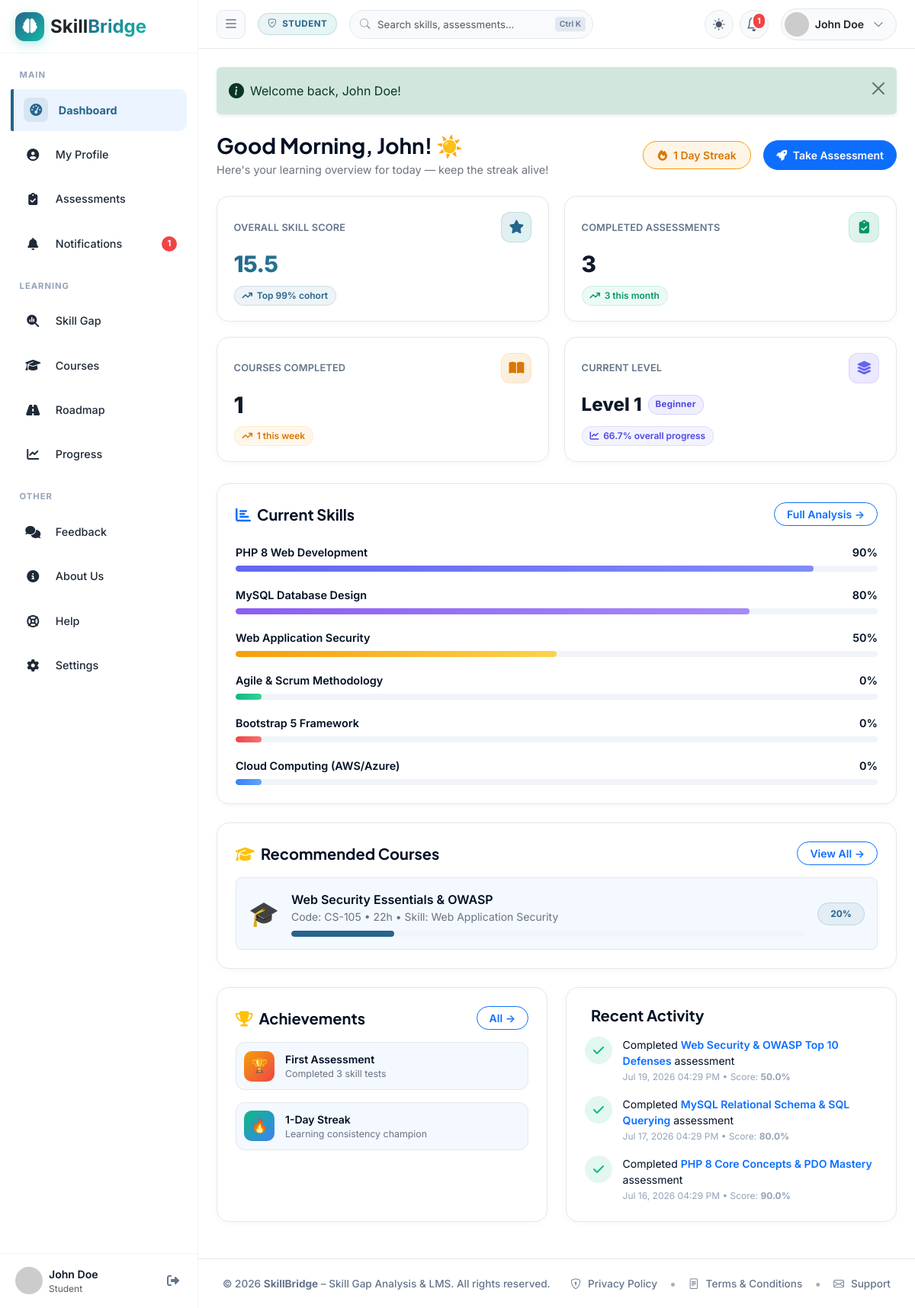
Page /student/dashboard.php (signed in) on the earlier database version.
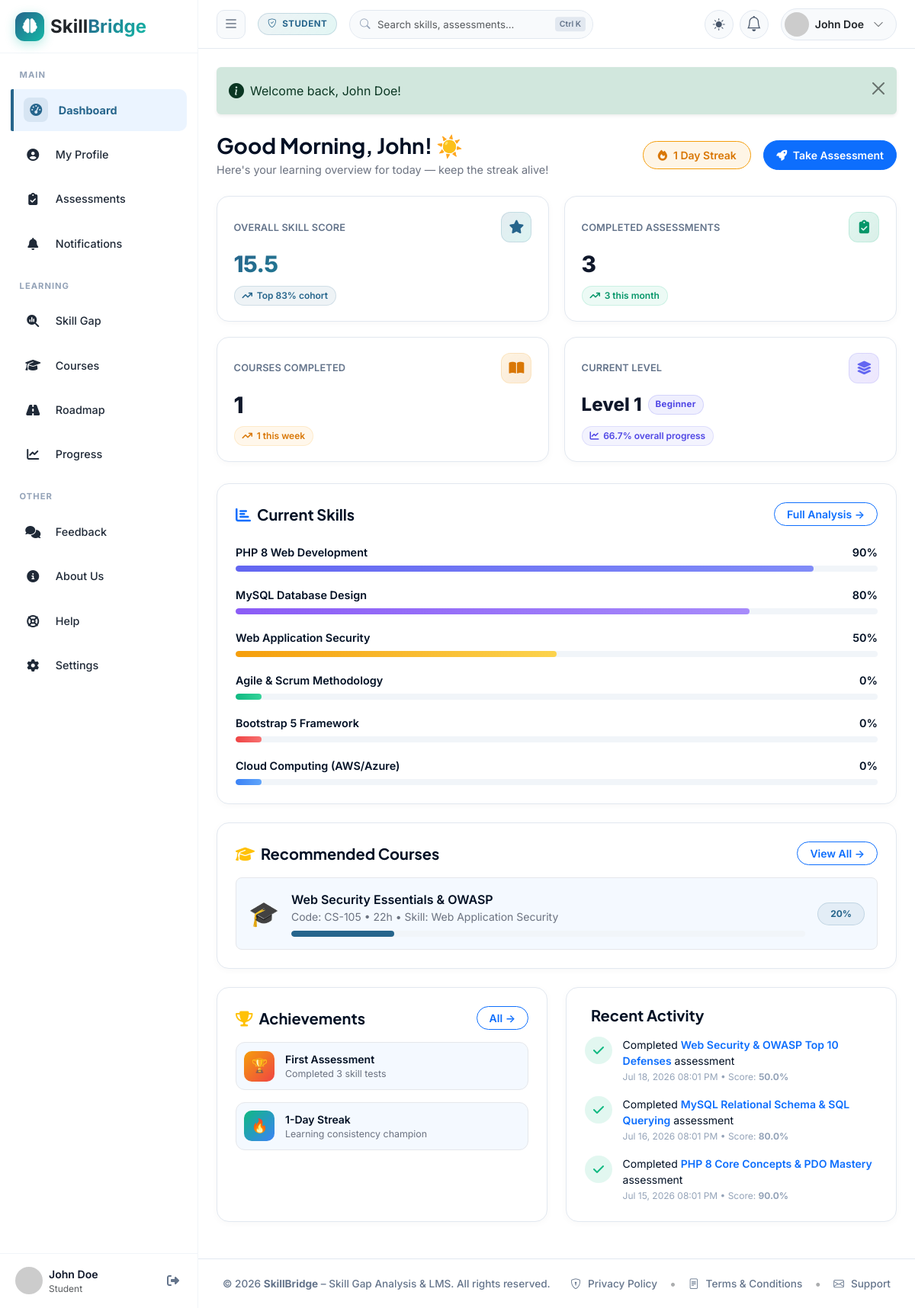
Same page on the later database version.
### tables this page shows
CREATE TABLE `assessment_results` (
  `id` int(11) NOT NULL,
  `student_id` int(11) NOT NULL,
  `assessment_id` int(11) NOT NULL,
  `total_questions` int(11) NOT NULL DEFAULT 10,
  `correct_answers` int(11) NOT NULL DEFAULT 0,
  `score_obtained` decimal(5,2) NOT NULL DEFAULT 0.00,
  `score_percentage` decimal(5,2) NOT NULL DEFAULT 0.00,
  `status` enum('pass','fail') NOT NULL DEFAULT 'fail',
  `time_taken_seconds` int(11) NOT NULL DEFAULT 0,
  `completed_at` datetime DEFAULT current_timestamp()
);

CREATE TABLE `assessments` (
  `id` int(11) NOT NULL,
  `title` varchar(150) NOT NULL,
  `description` text DEFAULT NULL,
  `skill_id` int(11) NOT NULL,
  `created_by_faculty_id` int(11) NOT NULL,
  `duration_minutes` int(11) NOT NULL DEFAULT 30,
  `passing_marks` int(11) NOT NULL DEFAULT 6,
  `total_marks` int(11) NOT NULL DEFAULT 10,
  `difficulty_level` enum('beginner','easy','intermediate','advanced','expert') NOT NULL DEFAULT 'intermediate',
  `status` enum('draft','active','archived') NOT NULL DEFAULT 'active',
  `created_at` datetime DEFAULT current_timestamp()
);

### student/dashboard.php (the view, shortened to what the changed rows need)
<?php
require_once __DIR__ . '/../config/database.php';
require_once __DIR__ . '/../includes/functions.php';
$studentId = (int)$_SESSION['profile_id'];
$db = Database::getInstance();
$student = $db->fetch(
    "SELECT s.*, u.email
     FROM students s
     JOIN users u ON s.user_id = u.id
     WHERE s.id = ?",
    [$studentId]
);
$hour = (int)date('H');
if ($hour < 12) {
    $greetingTitle = "Good Morning, " . htmlspecialchars($student['first_name']) . "! ☀️";
} elseif ($hour < 17) {
    $greetingTitle = "Good Afternoon, " . htmlspecialchars($student['first_name']) . "! ☀️";
} else {
    $greetingTitle = "Good Evening, " . htmlspecialchars($student['first_name']) . "! 🌙";
}
$avgScore = calculate_overall_student_skill_percentage($studentId);
$totalCohortStudents = (int)($db->fetch("SELECT COUNT(DISTINCT student_id) as cnt FROM assessment_results")['cnt'] ?? 1);
$lowerRankCount = (int)($db->fetch(
    "SELECT COUNT(*) as cnt FROM (
        SELECT student_id, AVG(score_percentage) as avg_s
        FROM assessment_results
        GROUP BY student_id
    ) t WHERE t.avg_s < ?",
    [$avgScore]
)['cnt'] ?? 0);
$percentileRank = max(5, min(99, round((($totalCohortStudents - $lowerRankCount) / max(1, $totalCohortStudents)) * 100)));
$recentActivity = $db->fetchAll(
    "SELECT ar.completed_at as activity_time,
            'assessment' as activity_type,
            a.title as item_title,
            s.name as skill_name,
            ar.score_percentage,
            ar.status
     FROM assessment_results ar
     JOIN assessments a ON ar.assessment_id = a.id
     JOIN skills s ON a.skill_id = s.id
     WHERE ar.student_id = ?
     ORDER BY ar.completed_at DESC LIMIT 4",
    [$studentId]
);
include __DIR__ . '/../includes/header.php';
?>
<div class="dash-header flex-between">
  <div>
    <h1><?= $greetingTitle ?></h1>
  </div>
</div>
<div class="stats-grid-saas animate-slideUp">
  <div class="saas-stat-card primary-card" style="cursor:pointer;" onclick="openSkillScoreModal()">
    <div class="stat-card-footer">
      <span class="stat-card-trend trend-primary">
        <i class="fa-solid fa-arrow-trend-up"></i> Top <?= $percentileRank ?>% cohort
      </span>
    </div>
  </div>
</div>
<div class="dashboard-grid-3">
  <div class="saas-card animate-slideUp p-4" id="recent-activity">
    <div class="activity-feed">
      <?php if (!empty($recentActivity)): ?>
        <?php foreach ($recentActivity as $act): ?>
          <div class="activity-item">
            <div class="activity-icon" style="background:rgba(16,185,129,0.12);color:#10B981">
              <i class="fa-solid fa-check"></i>
            </div>
            <div>
              <div class="activity-text">Completed <span class="fw-semibold text-primary"><?= htmlspecialchars($act['item_title']) ?></span> assessment</div>
              <div class="activity-time"><?= format_date($act['activity_time']) ?> &bull; Score: <strong><?= number_format($act['score_percentage'], 1) ?>%</strong></div>
            </div>
          </div>
        <?php endforeach; ?>
      <?php endif; ?>
    </div>
  </div>
</div>
<?php include __DIR__ . '/../includes/footer.php'; ?>

### includes/sidebar.php (shortened to what the changed rows need)
<?php
require_once __DIR__ . '/../config/database.php';
$role = $_SESSION['user_role'] ?? 'student';
$currentScript = basename($_SERVER['PHP_SELF']);
$currentDir = basename(dirname($_SERVER['PHP_SELF']));
if (!function_exists('isActive')) {
    function isActive($page, $dir = ''): string {
        global $currentScript, $currentDir;
        return $currentScript === $page ? 'active' : '';
    }
}
$sidebarDb = Database::getInstance();
$sidebarUserId = $_SESSION['user_id'] ?? 0;
$unreadNotifCount = 0;
if ($sidebarUserId > 0) {
    $unreadNotifCount = (int)($sidebarDb->fetch("SELECT COUNT(*) as cnt FROM notifications WHERE user_id = ? AND is_read = 0", [$sidebarUserId])['cnt'] ?? 0);
}
$sidebarUserName = $_SESSION['full_name'] ?? $_SESSION['user_name'] ?? $_SESSION['username'] ?? 'User';
$sidebarAvatar = $_SESSION['avatar'] ?? 'default-avatar.png';
$sidebarAvatarUrl = BASE_URL . 'uploads/avatars/' . $sidebarAvatar;
if (!file_exists(__DIR__ . '/../uploads/avatars/' . $sidebarAvatar) || empty($sidebarAvatar)) {
    $sidebarAvatarUrl = 'https://ui-avatars.com/api/?name=' . urlencode($sidebarUserName) . '&background=26658C&color=ffffff&bold=true';
}
$sidebarSubTitle = ucfirst($role);
?>
<aside class="sidebar" id="sidebar">
  <div class="sidebar-brand">
    <a href="<?= BASE_URL ?>" class="d-flex align-items-center gap-2 text-decoration-none" title="SkillBridge Dashboard">
      <div class="nav-brand-icon"><i class="fa-solid fa-brain"></i></div>
      <span class="fw-bold fs-4 text-dark font-heading">Skill<span class="gradient-text">Bridge</span></span>
    </a>
  </div>
  <nav class="sidebar-nav">
    <?php if ($role === 'student'): ?>
      <div class="sidebar-section-label">Main</div>
      <a href="<?= BASE_URL ?>student/dashboard.php" class="sidebar-nav-item <?= isActive('dashboard.php', 'student') ?>" title="Dashboard">
        <div class="nav-icon"><i class="fa-solid fa-gauge-high"></i></div>
        <span>Dashboard</span>
      </a>
      <a href="<?= BASE_URL ?>student/profile.php" class="sidebar-nav-item <?= isActive('profile.php', 'student') ?>" title="My Profile">
        <div class="nav-icon"><i class="fa-solid fa-user-circle"></i></div>
        <span>My Profile</span>
      </a>
      <a href="<?= BASE_URL ?>student/assessments.php" class="sidebar-nav-item <?= isActive('assessments.php', 'student') ?>" title="Assessments">
        <div class="nav-icon"><i class="fa-solid fa-clipboard-check"></i></div>
        <span>Assessments</span>
      </a>
      <a href="<?= BASE_URL ?>student/notification.php" class="sidebar-nav-item <?= isActive('notification.php', 'student') ?>" title="Notifications">
        <div class="nav-icon"><i class="fa-solid fa-bell"></i></div>
        <span>Notifications</span>
        <?php if ($unreadNotifCount > 0): ?>
          <span class="nav-badge"><?= $unreadNotifCount ?></span>
        <?php endif; ?>
      </a>
      <div class="sidebar-section-label">Learning</div>
      <a href="<?= BASE_URL ?>student/skill-gap.php" class="sidebar-nav-item <?= isActive('skill-gap.php', 'student') ?>" title="Skill Gap Analysis">
        <div class="nav-icon"><i class="fa-solid fa-magnifying-glass-chart"></i></div>
        <span>Skill Gap</span>
      </a>
      <a href="<?= BASE_URL ?>student/courses.php" class="sidebar-nav-item <?= isActive('courses.php', 'student') || isActive('recommendations.php', 'student') ?>" title="Courses & Recommendations">
        <div class="nav-icon"><i class="fa-solid fa-graduation-cap"></i></div>
        <span>Courses</span>
      </a>
      <a href="<?= BASE_URL ?>student/roadmap.php" class="sidebar-nav-item <?= isActive('roadmap.php', 'student') ?>" title="Skill Roadmap">
        <div class="nav-icon"><i class="fa-solid fa-road"></i></div>
        <span>Roadmap</span>
      </a>
      <a href="<?= BASE_URL ?>student/progress.php" class="sidebar-nav-item <?= isActive('progress.php', 'student') ?>" title="Learning Progress">
        <div class="nav-icon"><i class="fa-solid fa-chart-line"></i></div>
        <span>Progress</span>
      </a>
      <div class="sidebar-section-label">Other</div>
      <a href="<?= BASE_URL ?>student/feedback.php" class="sidebar-nav-item <?= isActive('feedback.php', 'student') ?>" title="Feedback">
        <div class="nav-icon"><i class="fa-solid fa-comments"></i></div>
        <span>Feedback</span>
      </a>
      <a href="<?= BASE_URL ?>about.php" class="sidebar-nav-item <?= isActive('about.php') ?>" title="About Us">
        <div class="nav-icon"><i class="fa-solid fa-circle-info"></i></div>
        <span>About Us</span>
      </a>
      <a href="<?= BASE_URL ?>student/help.php" class="sidebar-nav-item <?= isActive('help.php', 'student') ?>" title="Help & Support">
        <div class="nav-icon"><i class="fa-solid fa-life-ring"></i></div>
        <span>Help</span>
      </a>
      <a href="<?= BASE_URL ?>student/settings.php" class="sidebar-nav-item <?= isActive('settings.php', 'student') ?>" title="Settings">
        <div class="nav-icon"><i class="fa-solid fa-gear"></i></div>
        <span>Settings</span>
      </a>
    <?php endif; ?>
  </nav>
  <div class="sidebar-footer">
    <div class="sidebar-user">
      <a href="<?= BASE_URL ?><?= $role ?>/profile.php" class="sidebar-profile-link d-flex align-items-center gap-2 text-decoration-none" title="<?= htmlspecialchars($sidebarUserName) ?> (<?= ucfirst($role) ?>)">
        <img src="<?= htmlspecialchars($sidebarAvatarUrl) ?>" alt="Avatar" class="rounded-circle object-fit-cover" width="36" height="36" style="flex-shrink:0;">
        <div class="sidebar-user-info overflow-hidden">
          <div class="sidebar-user-name text-truncate fw-semibold" style="max-width: 140px; color: #0F172A; font-size: 0.88rem;"><?= htmlspecialchars($sidebarUserName) ?></div>
          <div class="sidebar-user-role text-truncate small text-muted" style="max-width: 140px; font-size: 0.75rem;"><?= htmlspecialchars($sidebarSubTitle) ?></div>
        </div>
      </a>
      <a href="<?= BASE_URL ?>logout.php" style="margin-left:auto;color:#64748B;font-size:1rem" title="Logout" class="p-1">
        <i class="fa-solid fa-right-from-bracket"></i>
      </a>
    </div>
  </div>
</aside>

### includes/navbar.php (shortened to what the changed rows need)
<?php
require_once __DIR__ . '/functions.php';
$userId = $_SESSION['user_id'] ?? 0;
$unreadCount = get_unread_notifications_count($userId);
$userRole = $_SESSION['user_role'] ?? 'student';
$fullName = $_SESSION['full_name'] ?? $_SESSION['username'] ?? 'User';
$avatar = $_SESSION['avatar'] ?? 'default-avatar.png';
$avatarUrl = BASE_URL . 'uploads/avatars/' . $avatar;
if (!file_exists(__DIR__ . '/../uploads/avatars/' . $avatar) || empty($avatar)) {
    $avatarUrl = 'https://ui-avatars.com/api/?name=' . urlencode($fullName) . '&background=6366f1&color=ffffff&bold=true';
}
?>
<nav class="navbar navbar-expand navbar-saas sticky-top px-3 px-md-4 py-2">
    <div class="container-fluid p-0">
        <button class="sidebar-toggle-btn me-3" id="sidebarToggle" type="button" aria-label="Toggle Sidebar" title="Toggle Navigation">
            <i class="bi bi-list fs-5"></i>
        </button>
        <div class="d-flex align-items-center">
            <span class="role-badge-saas text-uppercase">
                <i class="bi bi-shield-check me-1"></i> <?= htmlspecialchars($userRole) ?>
            </span>
        </div>
        <div class="header-search-wrapper d-none d-md-block ms-3 position-relative">
            <input type="text" class="form-control header-search-input" id="globalHeaderSearch" placeholder="Search skills, assessments..." autocomplete="off">
            <span class="header-search-kbd">Ctrl K</span>
        </div>
        <div class="ms-auto d-flex align-items-center gap-2">
            <button class="btn-header-action theme-toggle-btn" type="button" id="navbarThemeToggle" title="Toggle Theme" aria-label="Toggle Theme">
                <i class="bi bi-sun-fill fs-6"></i>
            </button>
            <div class="dropdown">
                <button class="btn-header-action" type="button" id="notifDropdown" data-bs-toggle="dropdown" aria-expanded="false" title="Notifications">
                    <i class="bi bi-bell fs-5"></i>
                    <?php if ($unreadCount > 0): ?>
                        <span class="notif-pulse-badge shadow-xs" id="notifBadge"><?= $unreadCount ?></span>
                    <?php endif; ?>
                </button>
            </div>
            <div class="dropdown ms-2">
                <button class="btn profile-pill-trigger d-flex align-items-center gap-2"
                        type="button" id="userProfileDropdown" data-bs-toggle="dropdown" aria-expanded="false">
                    <img src="<?= htmlspecialchars($avatarUrl) ?>" alt="Avatar" class="rounded-circle object-fit-cover" width="32" height="32">
                    <span class="d-none d-md-inline-block fw-semibold text-dark small me-1"><?= htmlspecialchars($fullName) ?></span>
                    <i class="bi bi-chevron-down text-muted small me-1"></i>
                </button>
            </div>
        </div>
    </div>
</nav>

Differences in the rows shown:
changed assessment_results "Web Security & OWASP Top 10 Defenses": completed_at "Jul 19, 2026 04:29 PM" → "Jul 18, 2026 08:01 PM"
changed assessment_results "MySQL Relational Schema & SQL Querying": completed_at "Jul 17, 2026 04:29 PM" → "Jul 16, 2026 08:01 PM"
changed assessment_results "PHP 8 Core Concepts & PDO Mastery": completed_at "Jul 16, 2026 04:29 PM" → "Jul 15, 2026 08:01 PM"
Other differences:
$percentileRank: "99" → "83"
$unreadNotifCount: "1" → (not shown)
$unreadCount: "1" → (not shown)
